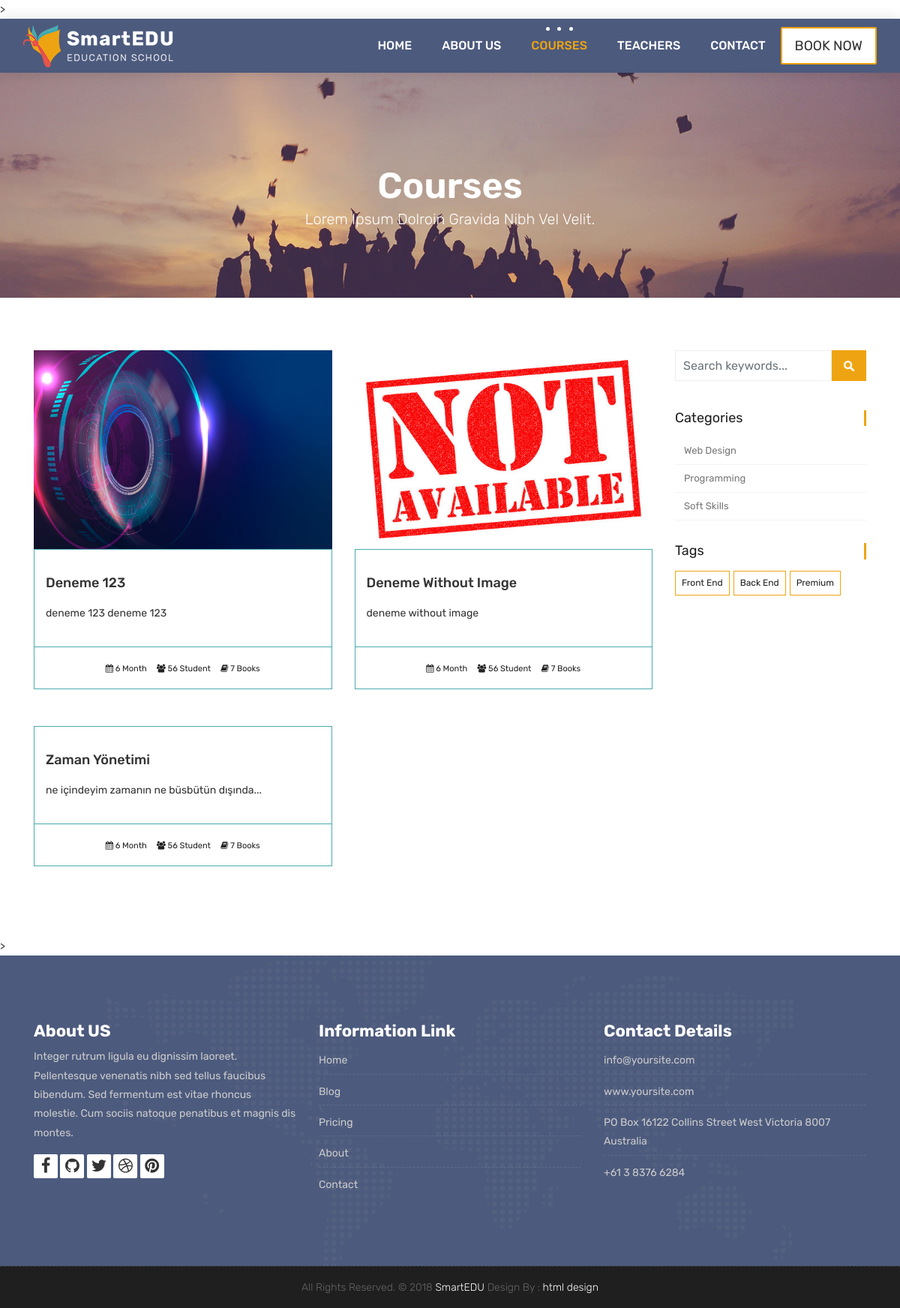
Page /courses/ on the committed database.
### courses/models.py (models this page shows, shortened)
class Course(models.Model):
    name = models.CharField(max_length=200, unique=True, verbose_name="Course Name", help_text="Enter the course name")
    category = models.ForeignKey(Category, null=True, on_delete=models.DO_NOTHING)
    tags = models.ManyToManyField(Tag, blank=True, null=True)
    teacher = models.ForeignKey(Teacher, null=True, on_delete=models.CASCADE)
    description = models.TextField(blank=True, null=True)
    image = models.ImageField(upload_to="courses/%Y/%m/%d/", default="default_course_image.jpg")
    date = models.DateTimeField(auto_now=True)
    available = models.BooleanField(default=True)

class Category(models.Model):
    name = models.CharField(max_length=50, null=True)
    slug = models.SlugField(max_length=50, unique=True, null=True)

class Tag(models.Model):
    name = models.CharField(max_length=50, null=True)
    slug = models.SlugField(max_length=50, unique=True, null=True)

### courses/views.py (the view)
# urls.py: path('', views.course_list, name="courses"),
def course_list(request, category_slug=None, tag_slug=None):
    category_page = None
    tag_page = None
    categories = Category.objects.all()
    tags = Tag.objects.all()
    if category_slug != None:
        category_page = get_object_or_404(Category, slug=category_slug)
        courses = Course.objects.filter(available=True, category=category_page)
    elif tag_slug != None:
        tag_page = get_object_or_404(Tag, slug=tag_slug)
        courses = Course.objects.filter(available=True, tags=tag_page)
    else:
        courses = Course.objects.all().order_by('-date')
    context = {
        'courses' : courses,
        'categories' : categories,
        'tags' : tags
    }
    return render(request, 'courses.html', context)

### templates/courses.html
{% extends 'partials/_base.html' %}
{% load static %}
{% block content %}
	<div class="all-title-box">
		<div class="container text-center">
			<h1>Courses <span class="m_1">Lorem Ipsum dolroin gravida nibh vel velit.</span></h1>
		</div>
	</div>
    <div id="overviews" class="section wb">
        <div class="container">
            <div class="row">
                <div class="col-lg-9 blog-post-single">
					<div class="row">
					{% for course in courses %}
						<div class="col-lg-6 col-md-6 col-12 mb-4">
							<div class="course-item">
								<div class="image-blog">
									<img src="{{ course.image.url }}" alt="" class="img-fluid">
								</div>
								<div class="course-br">
									<div class="course-title">
										<h2><a href="{% url 'course_detail' course.category.slug course.id %}" title="">{{ course.name }}</a></h2>
									</div>
									<div class="course-desc">
										<p> {{ course.description | truncatechars:150 }} </p>
									</div>
								</div>
								<div class="course-meta-bot">
									<ul>
										<li><i class="fa fa-calendar" aria-hidden="true"></i> 6 Month</li>
										<li><i class="fa fa-users" aria-hidden="true"></i> 56 Student</li>
										<li><i class="fa fa-book" aria-hidden="true"></i> 7 Books</li>
									</ul>
								</div>
							</div>
						</div>
					{% endfor %}
					</div>
                </div>
				<div class="col-lg-3 col-12 right-single">
					<div class="widget-search">
						<div class="site-search-area">
							<form method="get" id="site-searchform" action="{% url 'search' %}">
								<div>
									<input class="input-text form-control" name="search" placeholder="Search keywords..." type="text">
									<input id="searchsubmit" value="Search" type="submit">
								</div>
							</form>
						</div>
					</div>
					<div class="widget-categories">
						<h3 class="widget-title">Categories</h3>
						<ul>
							{% for category in categories %}
							<li><a href="{% url 'courses_by_category' category.slug %}">{{category.name}}</a></li>
							{% endfor %}
						</ul>
					</div>
					<div class="widget-tags">
						<h3 class="widget-title">Tags</h3>
						<ul class="tags">
							{% for tag in tags %}
							<li><a href="{% url 'courses_by_tag' tag.slug %}">{% if tag.slug in request.path %} <b>{{tag.name}}</b> {% else %}{{tag.name}} {% endif %}</a></li>
							{% endfor %}
						</ul>
					</div>
				</div>
            </div>
        </div>
    </div>
	{% endblock %}

### static/style.css (style rules this page uses)
body { color: #333333; font-size: 14px; font-family: 'Rubik', sans-serif; line-height: 1.80857; }
html, body { height: 100%; }
a { color: #1f1f1f; text-decoration: none !important; outline: none !important; -webkit-transition: all .3s ease-in-out; -moz-transition: all .3s ease-in-out; -ms-transition: all .3s ease-in-out; -o-transition: all .3s ease-in-out; transition: all .3s ease-in-out; }
h1, h2, h3, h4, h5, h6 { letter-spacing: 0; font-weight: normal; position: relative; padding: 0 0 10px 0; font-weight: normal; line-height: 120% !important; color: #1f1f1f; margin: 0 }
h1 { font-size: 24px }
h2 { font-size: 22px }
h3 { font-size: 18px }
h1 a, h2 a, h3 a, h4 a, h5 a, h6 a { color: #212121; text-decoration: none!important; opacity: 1 }
a { color: #1f1f1f; text-decoration: none; outline: none; }
a, .btn { text-decoration: none !important; outline: none !important; -webkit-transition: all .3s ease-in-out; -moz-transition: all .3s ease-in-out; -ms-transition: all .3s ease-in-out; -o-transition: all .3s ease-in-out; transition: all .3s ease-in-out; }
.section { display: block; position: relative; overflow: hidden; padding: 70px 0; }
.section.wb { background-color: #ffffff; }
.all-title-box { background: url(images/banner.jpg)no-repeat; -webkit-background-size: cover; -moz-background-size: cover; -o-background-size: cover; background-size: cover; background-position: center; min-height: 300px; }
.all-title-box h1 { color: #fff; font-weight: 600; text-transform: capitalize; padding-top: 11%; font-size: 48px; line-height: 0px; }
span.m_1 { font-weight: 300; font-size: 20px; line-height: 1.5em; display: block; }
.image-blog img { padding: 0 !important; width: 100%; margin: 0 !important; opacity: 1; -ms-filter: "progid:DXImageTransform.Microsoft.Alpha(Opacity=100)"; -moz-opacity: 1; -khtml-opacity: 1; -webkit-transition: all 150ms ease-in-out; -moz-transition: all 150ms ease-in-out; -o-transition: all 150ms ease-in-out; -ms-transition: all 150ms ease-in-out; transition: all 150ms ease-in-out; }
.right-single .widget-search { margin-bottom: 30px; position: relative; display: inline-block; width: 100%; }
#site-searchform .form-control { border: 1px solid #eee; background-color: #fff; width: 82%; height: 41px; padding: 5px 10px 5px 10px; color: #999; float: left; border-radius: 0; }
#site-searchform #searchsubmit { float: left; width: 18%; height: 41px; cursor: pointer; text-indent: -5555em; line-height: 100; overflow: hidden; background: #eea412 url(images/search-icon.png) no-repeat center 14px; border: 0; transition: all 0.4s ease-in-out; -webkit-transition: all 0.4s ease-in-out; -moz-transition: all 0.4s ease-in-out; -ms-transition: all 0.4s ease-in-out; -o-transition: all 0.4s ease-in-out; }
.widget-categories { margin-bottom: 30px; }
.widget-categories .widget-title { font-size: 18px; font-weight: 400; padding: 0px; margin-bottom: 15px; border-right: 3px solid #eea412; }
.widget-categories ul { list-style: none; margin: 0px; padding: 0px; }
.widget-categories ul li { border-bottom: 1px solid #f2f2f2; font-size: 12px; line-height: 20px; padding: 8px 2px 8px 12px; }
.widget-categories ul li a { color: #777; font-size: 13px; }
.widget-tags .widget-title { font-size: 18px; font-weight: 400; padding: 0px; margin-bottom: 15px; border-right: 3px solid #eea412; }
.widget-tags .tags { list-style: none; margin: 0px; padding: 0px; }
.tags li { float: left; padding: 0px; margin: 0px 5px 5px 0px; list-style-type: none; line-height: 25px; }
.tags li a { border: 1px solid #eea412; color: #212121; text-transform: capitalize; float: left; font-size: 12px; padding: 3px 8px; -webkit-transition: all 0.2s; -moz-transition: all 0.2s; -ms-transition: all 0.2s; -o-transition: all 0.2s; transition: all 0.2s; }
.course-item { background: #ffffff; }
.course-title > h2 { margin: 15px 0; padding: 0px; }
.course-title a { font-size: 18px; line-height: 25px; font-weight: 500; color: #333333; text-transform: capitalize; }
.course-br { border: 1px solid #4babb1; padding: 15px; }
.course-meta-bot { border: 1px solid #4babb1; border-top: 0px; padding: 15px; }
.course-meta-bot ul { padding: 0px; margin: 0px; display: block; text-align: center; }
.course-meta-bot ul li { display: inline-block; list-style: none; padding: 0px 5px; color: #212121; font-size: 11px; }

### rows in the picture
Course: image (picture), name "Deneme 123", description "deneme 123 deneme 123"
Course: image (placeholder picture), name "Deneme Without Image", description "deneme without image"
Course: name "Zaman Yönetimi", description "ne içindeyim zamanın ne büsbütün dışında..."
Category: name "Web Design"
Category: name "Programming"
Category: name "Soft Skills"
Tag: name "Front End"
Tag: name "Back End"
Tag: name "Premium"
